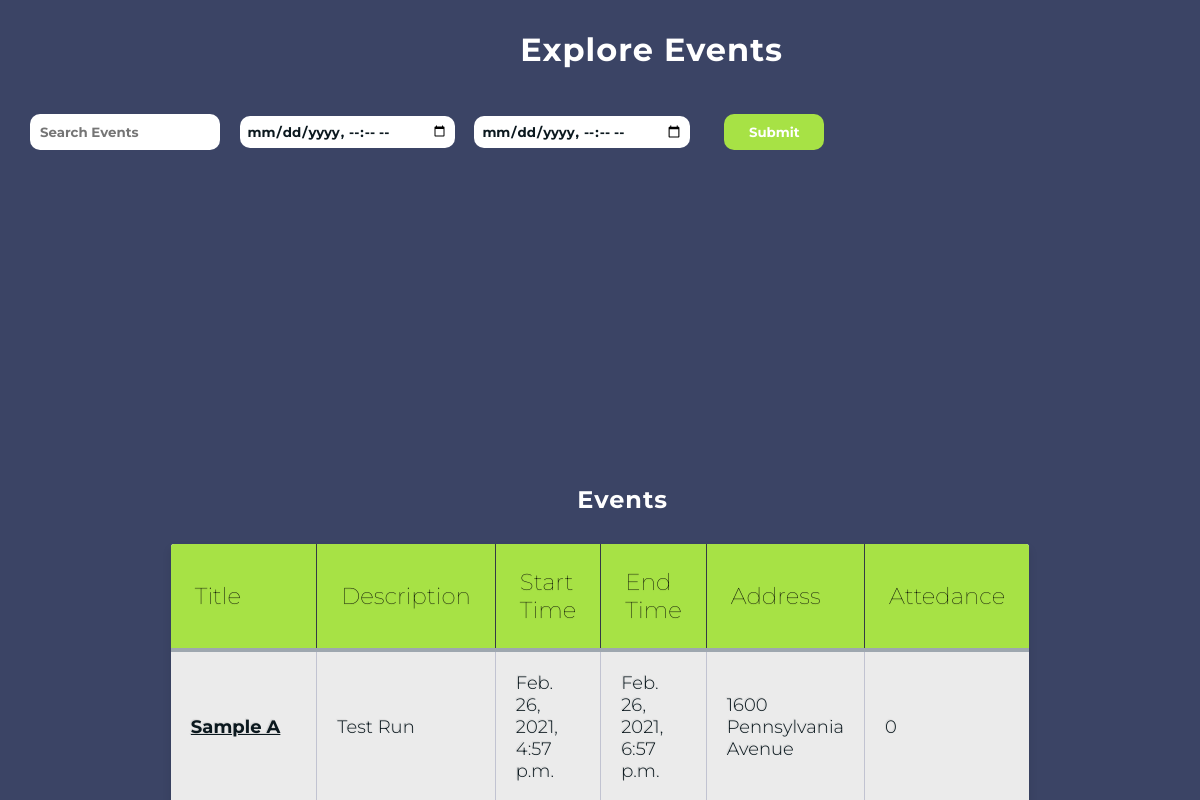
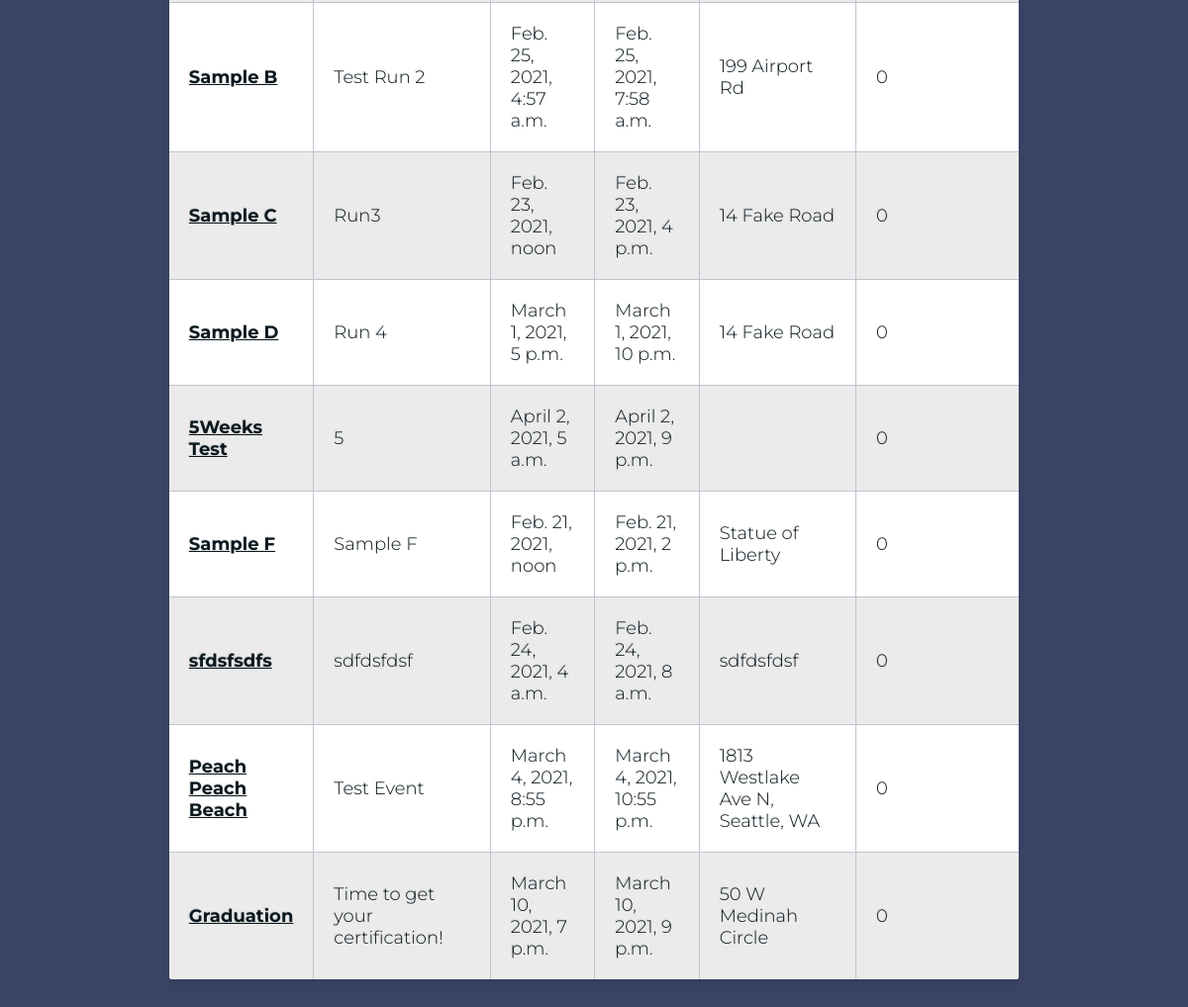
/explore/, run on the app's committed database (2 pictures, top to bottom).
### planner/models.py (models this page shows)
class Event(models.Model):
    created_by = models.ForeignKey(
        User, related_name='created_event', on_delete=models.CASCADE)
    title = models.CharField(max_length=255)
    desc = models.CharField(max_length=255)
    start_time = models.DateTimeField()
    end_time = models.DateTimeField()
    address = models.CharField(max_length=255, null=True)
    public = models.BooleanField(default=False)
    invitees = models.ManyToManyField(User,
        related_name='invited_to') # Indentation change. /ew
    objects = EventManager()

### explore/views.py (the view)
# urls.py: path('', views.all),
def all(request):
    if request.method == 'POST':
        title_events = Event.objects.filter(
            title__icontains=request.POST['event_search'], public=True)
        desc_events = Event.objects.filter(
            desc__icontains=request.POST['event_search'], public=True)
        try:
            start_events = Event.objects.filter(
                start_time__gt=request.POST['start_time'], public=True)
            end_events = Event.objects.filter(
                end_time__lt=request.POST['end_time'], public=True)
            time_events = start_events.intersection(end_events)
            events = title_events.intersection(desc_events, time_events)
        except:
            events = title_events.union(desc_events)
    else:
        events = Event.objects.filter(public=True)
    attendance = {}
    for e in events:
        attendance[str(e.id)] = len(e.invitees.all())
    context = {
        'geo': load_geo_all(),
        'events': events,
        'attendance': attendance
    }
    return render(request, 'explore.html', context)

### explore/utils.py (called while the page is built)
def load_geo_all():
    events = Event.objects.all()
    y = []
    for i in events:
        if i.public:
            if Tools.geocode(i.address) != None:
                point = {
                    "type": "Feature",
                    "properties": {
                        "name": i.title,
                        "desc": i.desc,
                        'link': '/details/'+str(i.id),
                    },
                    "geometry": {
                        "type": "Point",
                        "coordinates": Tools.geocode(i.address)
                    }
                }
                y.append(point)
    return y

### planner/utils.py (called while the page is built)
    def geocode(x):
        try:
            y = r.get('https://api.mapbox.com/geocoding/v5/mapbox.places/' + x +
                      '.json?access_token=pk.eyJ1IjoibmhleWxhbmQiLCJhIjoiY2toZHI4ZWNqMDgwaTMwczFuNnpvcGFuMiJ9.4LH3G0a18_HQY8t55W83lg').json()
            return y['features'][0]['center']
        except:
            return None

### explore/templates/explore.html (shortened to what this page needs)
<!DOCTYPE html>
<html>
<head>
  {%load static%}
  <link rel="stylesheet" href="{% static 'css/explore.css' %}" />
  <link href="https://api.mapbox.com/mapbox-gl-js/v2.1.1/mapbox-gl.css" rel="stylesheet" />
  <link rel="stylesheet" href="https://use.fontawesome.com/releases/v5.15.2/css/all.css">
</head>
<body>
  <h1 class="section-title">Explore Events</h1>
  <div class="form">
    <form action="/explore/search_events/" method="POST">
      <input type="text" placeholder="Search Events" name="event_search" class="search"/>
      <input type="datetime-local" id="start" placeholder="YYYY-MM-DD HH:MM" name="start_time" />
      <input type="datetime-local" id="end" placeholder="YYYY-MM-DD HH:MM" name="end_time" />
      <input type="submit" class="explore-button">
  </div>
  <div class="map">
    <div id="map" style="height: 300px; width: 100%;"></div>
  </div>
  <div class="table-title">
    <h3>Events</h3>
  </div>
  <div>
    <table class="table-fill">
      <thead>
        <tr>
          <th class="text-left">Title</th>
          <th class="text-left">Description</th>
          <th class="text-left">Start Time</th>
          <th class="text-left">End Time</th>
          <th class="text-left">Address</th>
          <th class="text-left">Attedance</th>
        </tr>
      </thead>
      <tbody class="table-hover">
        {% for e in events%}
        <tr>
          <td class="text-left"><a href="/details/{{e.id}}">{{e.title}}</a></td>
          <td class="text-left">{{e.desc}}</td>
          <td class="text-left">{{e.start_time}}</td>
          <td class="text-left">{{e.end_time}}</td>
          <td class="text-left">{{e.address}}</td>
          <td class="text-left">{{e.invitees|length}}</td>
        </tr>
        {% endfor %}
      </tbody>
    </table>
  </div>
</body>
</html>

### explore/static/css/explore.css (style rules this page uses)
* { margin: 0; padding: 0; box-sizing: border-box; font-family: "Montserrat", sans-serif; font-weight: bold; color: #0b181e; }
html { background: #3b4465; padding: 30px; }
.section-title { margin-bottom: 30px; font-size: 32px; letter-spacing: 1px; color: #fff; margin-left: 43%; }
input.search { padding: 10px; border: none; border-radius: 10px; margin-right: 15px; }
input#start, input#end { padding: 7px; border: none; border-radius: 10px; margin-right: 15px; }
.explore-button { color: white; width: 100px; margin: 15px; padding: 10px; border: none; border-radius: 10px; background-color: #a7e245; }
.map { margin-bottom: 20px; }
h3 { margin-bottom: 30px; font-size: 24px; letter-spacing: 1px; color: #fff; margin-left: 48%; }
.table-fill { background: white; border-radius:3px; border-collapse: collapse; height: 320px; margin: auto; max-width: 600px; padding:5px; width: 100%; box-shadow: 0 5px 10px rgba(0, 0, 0, 0.1); animation: float 5s infinite; }
th { color:black; background:#a7e245; border-bottom:4px solid #9ea7af; border-right: 1px solid #343a45; font-size:23px; font-weight: 100; padding:24px; text-align:left; text-shadow: 0 1px 1px rgba(0, 0, 0, 0.1); vertical-align:middle; }
th:first-child { border-top-left-radius:3px; }
th:last-child { border-top-right-radius:3px; border-right:none; }
tr { border-top: 1px solid #C1C3D1; border-bottom-: 1px solid #C1C3D1; color:#666B85; font-size:16px; font-weight:normal; text-shadow: 0 1px 1px rgba(256, 256, 256, 0.1); }
tr:first-child { border-top:none; }
tr:last-child { border-bottom:none; }
tr:nth-child(odd) td { background:#EBEBEB; }
tr:last-child td:first-child { border-bottom-left-radius:3px; }
tr:last-child td:last-child { border-bottom-right-radius:3px; }
td { background:#FFFFFF; padding:20px; text-align:left; vertical-align:middle; font-weight:300; font-size:18px; text-shadow: -1px -1px 1px rgba(0, 0, 0, 0.1); border-right: 1px solid #C1C3D1; }
td:last-child { border-right: 0px; }
th.text-left { text-align: left; }
td.text-left { text-align: left; }

### data on the page
Event: title "Sample A", desc "Test Run", start_time "Feb. 26, 2021, 4:57 p.m.", end_time "Feb. 26, 2021, 6:57 p.m.", address "1600 Pennsylvania Avenue", invitees|length "0"
Event: title "Sample B", desc "Test Run 2", start_time "Feb. 25, 2021, 4:57 a.m.", end_time "Feb. 25, 2021, 7:58 a.m.", address "199 Airport Rd", invitees|length "0"
Event: title "Sample C", desc "Run3", start_time "Feb. 23, 2021, noon", end_time "Feb. 23, 2021, 4 p.m.", address "14 Fake Road", invitees|length "0"
Event: title "Sample D", desc "Run 4", start_time "March 1, 2021, 5 p.m.", end_time "March 1, 2021, 10 p.m.", address "14 Fake Road", invitees|length "0"
Event: title "5Weeks Test", desc "5", start_time "April 2, 2021, 5 a.m.", end_time "April 2, 2021, 9 p.m.", invitees|length "0"
Event: title "Sample F", desc "Sample F", start_time "Feb. 21, 2021, noon", end_time "Feb. 21, 2021, 2 p.m.", address "Statue of Liberty", invitees|length "0"
Event: title "sfdsfsdfs", desc "sdfdsfdsf", start_time "Feb. 24, 2021, 4 a.m.", end_time "Feb. 24, 2021, 8 a.m.", address "sdfdsfdsf", invitees|length "0"
Event: title "Peach Peach Beach", desc "Test Event", start_time "March 4, 2021, 8:55 p.m.", end_time "March 4, 2021, 10:55 p.m.", address "1813 Westlake Ave N, Seattle, WA", invitees|length "0"
Event: title "Graduation", desc "Time to get your certification!", start_time "March 10, 2021, 7 p.m.", end_time "March 10, 2021, 9 p.m.", address "50 W Medinah Circle", invitees|length "0"
